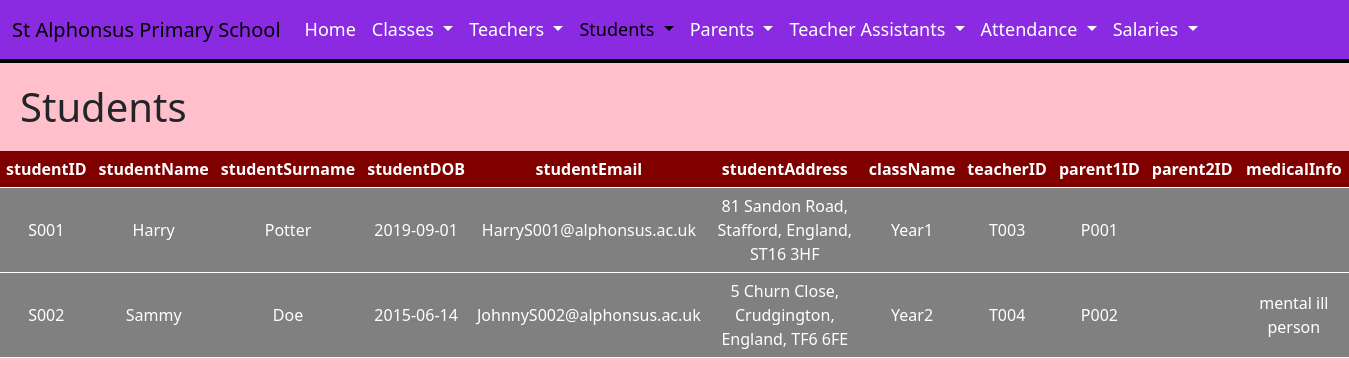
/DigitalWebsite/ViewStudentHTML.php, run on an earlier commit of the app's database.
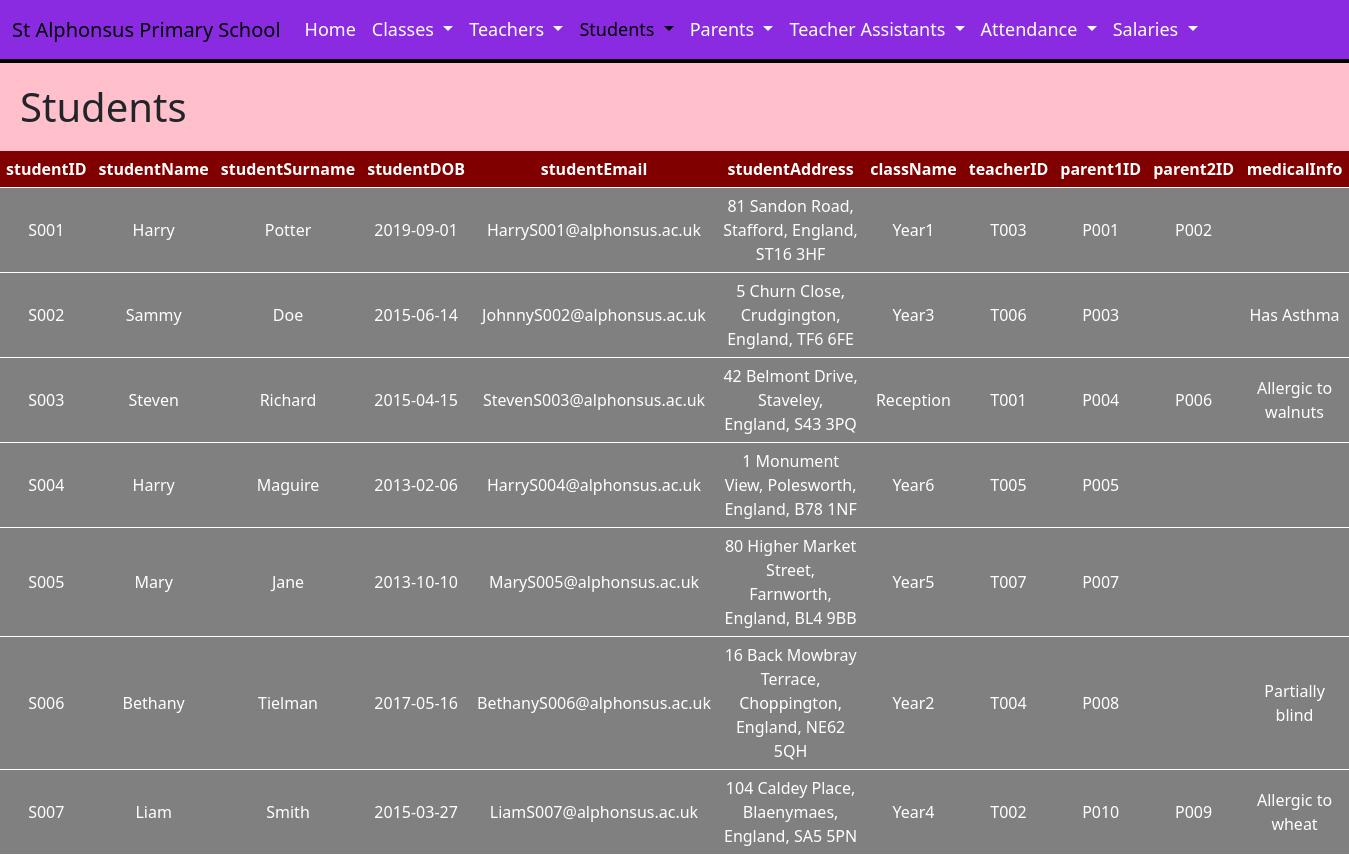
And on a later commit of the database.
### tables this page shows
CREATE TABLE `students` (
  `studentID` varchar(50) NOT NULL,
  `studentName` varchar(50) DEFAULT NULL,
  `studentSurname` varchar(50) DEFAULT NULL,
  `studentDOB` date DEFAULT NULL,
  `studentEmail` varchar(50) DEFAULT NULL,
  `studentAddress` varchar(100) DEFAULT NULL,
  `className` varchar(50) DEFAULT NULL,
  `teacherID` varchar(50) DEFAULT NULL,
  `parent1ID` varchar(50) DEFAULT NULL,
  `parent2ID` varchar(50) DEFAULT NULL,
  `medicalInfo` varchar(100) DEFAULT NULL
);

### DigitalWebsite/ViewStudent.php (the view, shortened to what this page needs)
<?php
  $servername = "127.0.0.1";
  $username = "root";
  $password = "";
  $database = "school";
  $conn = new mysqli($servername, $username, $password, $database);
  $query = "SELECT studentID, studentName, studentSurname, studentDOB,
  studentEmail, studentAddress, className, teacherID, parent1ID, parent2ID, medicalInfo FROM students";
  $result = mysqli_query($conn, $query);
  while ($row = mysqli_fetch_assoc($result)) {
      echo "<tr>";
      echo "<td>" . $row['studentID'] . "</td>";
      echo "<td>" . $row['studentName'] . "</td>";
      echo "<td>" . $row['studentSurname'] . "</td>";
      echo "<td>" . $row['studentDOB'] . "</td>";
      echo "<td>" . $row['studentEmail'] . "</td>";
      echo "<td>" . $row['studentAddress'] . "</td>";
      echo "<td>" . $row['className'] . "</td>";
      echo "<td>" . $row['teacherID'] . "</td>";
      echo "<td>" . $row['parent1ID'] . "</td>";
      echo "<td>" . $row['parent2ID'] . "</td>";
      echo "<td>" . $row['medicalInfo'] . "</td>";
      echo "</tr>";
  }
?>

What changed in the data, as far as the page shows it:
changed students "Potter": parent2ID (not shown) → "P002"
changed students "Sammy": className "Year2" → "Year3"; teacherID "T004" → "T006"; parent1ID "P002" → "P003"; medicalInfo "mental ill person" → "Has Asthma"
added students: studentID "S003", studentName "Steven", studentSurname "Richard", studentDOB "2015-04-15", studentEmail "StevenS003@alphonsus.ac.uk", studentAddress "42 Belmont Drive, Staveley, England, S43 3PQ", className "Reception", teacherID "T001", parent1ID "P004", parent2ID "P006", medicalInfo "Allergic to walnuts"
added students: studentID "S004", studentName "Harry", studentSurname "Maguire", studentDOB "2013-02-06", studentEmail "HarryS004@alphonsus.ac.uk", studentAddress "1 Monument View, Polesworth, England, B78 1NF", className "Year6", teacherID "T005", parent1ID "P005"
added students: studentID "S005", studentName "Mary", studentSurname "Jane", studentDOB "2013-10-10", studentEmail "MaryS005@alphonsus.ac.uk", studentAddress "80 Higher Market Street, Farnworth, England, BL4 9BB", className "Year5", teacherID "T007", parent1ID "P007"
added students: studentID "S006", studentName "Bethany", studentSurname "Tielman", studentDOB "2017-05-16", studentEmail "BethanyS006@alphonsus.ac.uk", studentAddress "16 Back Mowbray Terrace, Choppington, England, NE62 5QH", className "Year2", teacherID "T004", parent1ID "P008", medicalInfo "Partially blind"
added students: studentID "S007", studentName "Liam", studentSurname "Smith", studentDOB "2015-03-27", studentEmail "LiamS007@alphonsus.ac.uk", studentAddress "104 Caldey Place, Blaenymaes, England, SA5 5PN", className "Year4", teacherID "T002", parent1ID "P010", parent2ID "P009", medicalInfo "Allergic to wheat"
